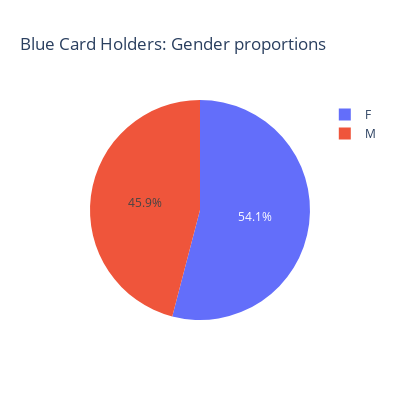
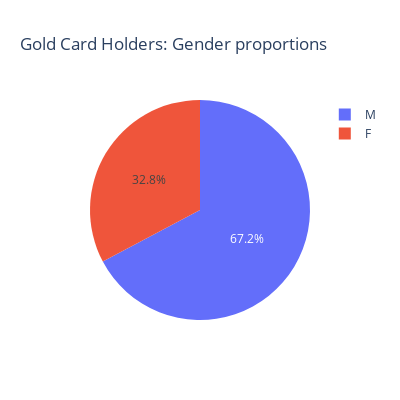
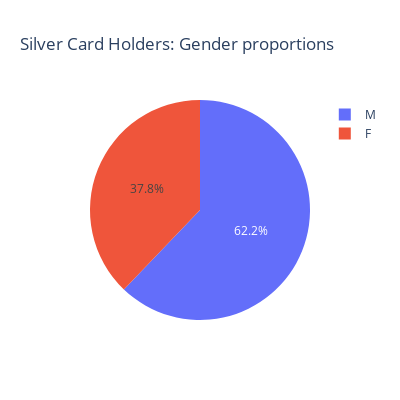
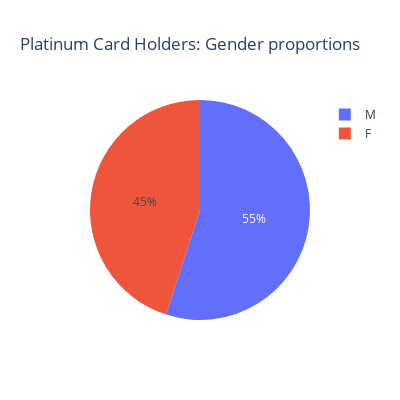

The cell these charts' notebook holds for them, in order:
### Code cell
cat = []
for i in (churn.Card_Category.unique()):
    
    cat = churn[['Card_Category','Gender']].value_counts()[i]
    
    fig = px.pie(cat,values = cat.values,names = cat.index, title=i + ' Card Holders: Gender proportions',width=400, height=400)

    fig.show()

### Figure 1 — Plotly figure (JSON) as saved in the notebook; plotly's stock layout.template omitted (floating-point values rounded to 4 significant figures)
{"data": [{"domain": {"x": [0, 1], "y": [0, 1]}, "hovertemplate": "Gender=%{label}<br>value=%{value}<extra></extra>", "labels": ["F", "M"], "legendgroup": "", "name": "", "showlegend": true, "type": "pie", "values": [5101, 4335]}], "layout": {"height": 400, "legend": {"tracegroupgap": 0}, "title": {"text": "Blue Card Holders: Gender proportions"}, "width": 400}}

### Figure 2 — Plotly figure (JSON) as saved in the notebook; plotly's stock layout.template omitted (floating-point values rounded to 4 significant figures)
{"data": [{"domain": {"x": [0, 1], "y": [0, 1]}, "hovertemplate": "Gender=%{label}<br>value=%{value}<extra></extra>", "labels": ["M", "F"], "legendgroup": "", "name": "", "showlegend": true, "type": "pie", "values": [78, 38]}], "layout": {"height": 400, "legend": {"tracegroupgap": 0}, "title": {"text": "Gold Card Holders: Gender proportions"}, "width": 400}}

### Figure 3 — Plotly figure (JSON) as saved in the notebook; plotly's stock layout.template omitted (floating-point values rounded to 4 significant figures)
{"data": [{"domain": {"x": [0, 1], "y": [0, 1]}, "hovertemplate": "Gender=%{label}<br>value=%{value}<extra></extra>", "labels": ["M", "F"], "legendgroup": "", "name": "", "showlegend": true, "type": "pie", "values": [345, 210]}], "layout": {"height": 400, "legend": {"tracegroupgap": 0}, "title": {"text": "Silver Card Holders: Gender proportions"}, "width": 400}}

### Figure 4 — Plotly figure (JSON) as saved in the notebook; plotly's stock layout.template omitted (floating-point values rounded to 4 significant figures)
{"data": [{"domain": {"x": [0, 1], "y": [0, 1]}, "hovertemplate": "Gender=%{label}<br>value=%{value}<extra></extra>", "labels": ["M", "F"], "legendgroup": "", "name": "", "showlegend": true, "type": "pie", "values": [11, 9]}], "layout": {"height": 400, "legend": {"tracegroupgap": 0}, "title": {"text": "Platinum Card Holders: Gender proportions"}, "width": 400}}
